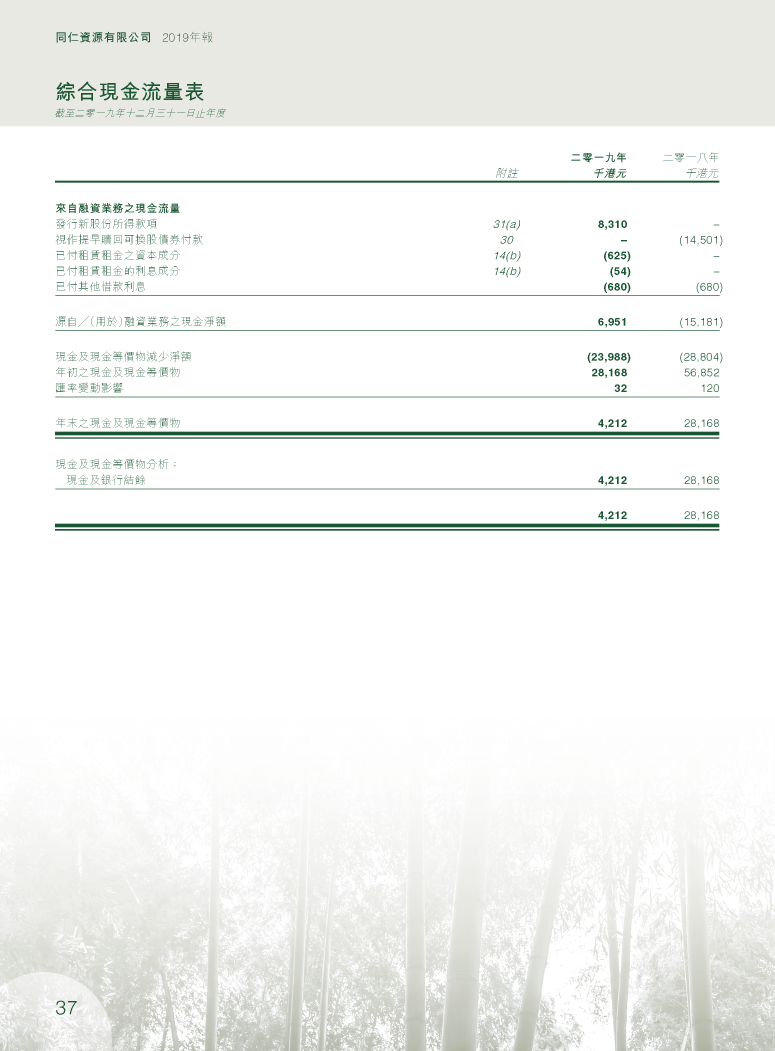
#> input picture tool/tag.png, 2324 x 3153 px (shown at 1/3 size)
$ python tag2json.py
#> lines starting #> are read from the running program, lines starting #| are printed output that depends on the picture
# -*- coding: utf-8 -*-
import numpy as np
import cv2.cv2 as cv2
import json


def tag2json(tagpath,
             tagname,
             pngpath,
             pngname,
             save=False,
             save_jsonpath=None,
             save_jsonname=None,
             save_pngpath=None,
             save_pngname=None):
    '''
    tagpath: 标注路径
    tagname: 标注名称
    pngpath：图片路径
    pngname：图片名称
    save：是否保存
    save_jsonpath: 保存json路径
    save_jsonname：保存json文件名称
    save_pngpath：保存png路径
    save_pngname：保存png名称

    return: None
    '''
#> called with tagpath = '.', tagname = 'tag.txt', pngpath = '.', pngname = 'tag.png', save = True, save_jsonpath = '.', save_jsonname = 'result__.json', save_pngpath = '.'

    img = cv2.imread(pngpath + '/' + pngname)
#> img is the input picture: shape (3153, 2324, 3); mean B, G, R 242.2, 244.2, 242.8
    start_x = 0
    start_y = 0
    chunks = []
    with open(tagpath + '/' + tagname, encoding='utf8') as f:
#> (reads tool/tag.txt from the repository)
        tags = f.readlines()
    for line in tags:
        tag = line.strip().split(',')
        pos, text = tag[:8], tag[8:]
        # print(text)

        tmp_text = ""
        for t in text:
            tmp_text += t
        text = tmp_text
        # print(text)

        if text == "":
            img = img[int(eval(pos[1])):int(eval(pos[7])),
                      int(eval(pos[0])):int(eval(pos[6]))]
            start_x = eval(pos[0])
            start_y = eval(pos[1])
            # [11 lines of commented-out code are left out]

            if save is True:
                assert save_pngpath is not None, 'save_pngpath is empty'
                cv2.imwrite(save_pngpath + '/' + save_pngname, img)
        else:
            tmp = {}
            pos_need = [
                eval(pos[0]) - start_x,
                eval(pos[6]) - start_x,
                eval(pos[1]) - start_y,
                eval(pos[7]) - start_y
            ]
            tmp["pos"] = pos_need
            tmp["text"] = text
            chunks.append(tmp)
#> this loop made 47 passes
#> pass 1, in tag2json, `img = img[int(eval(pos[1])):int(eval(pos[7])), int(eval(pos[0])):int(e..`:
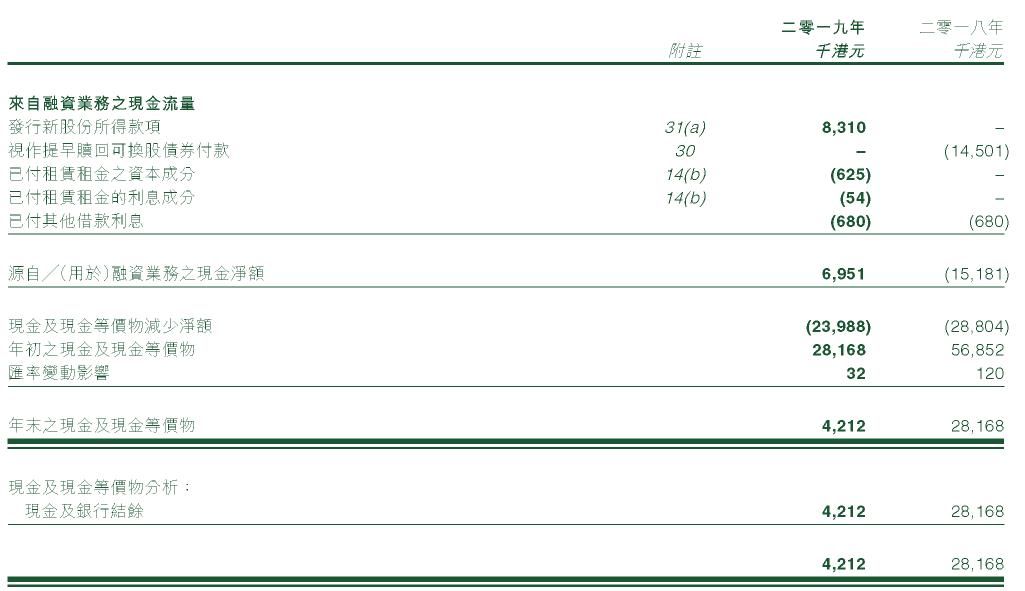
#> img: shape (1182, 2050, 3) (shown at 1/2 size); mean B, G, R 243.8, 245.8, 242.5
#> after the loop, chunks = 46 items

    data = {}
    data["chunks"] = chunks
    # print(data)
    with open(save_jsonpath + '/' + save_jsonname, 'w',
              encoding='utf-8') as json_file:
        json.dump(data, json_file, ensure_ascii=False, indent=2)  # 缩进两个字符输出


if __name__ == "__main__":
    tag2json(".",
             "tag.txt",
             ".",
             "tag.png",
             save=True,
             save_jsonpath=".",
             save_jsonname="result__.json",
             save_pngpath=".",
             save_pngname="result__.png")
